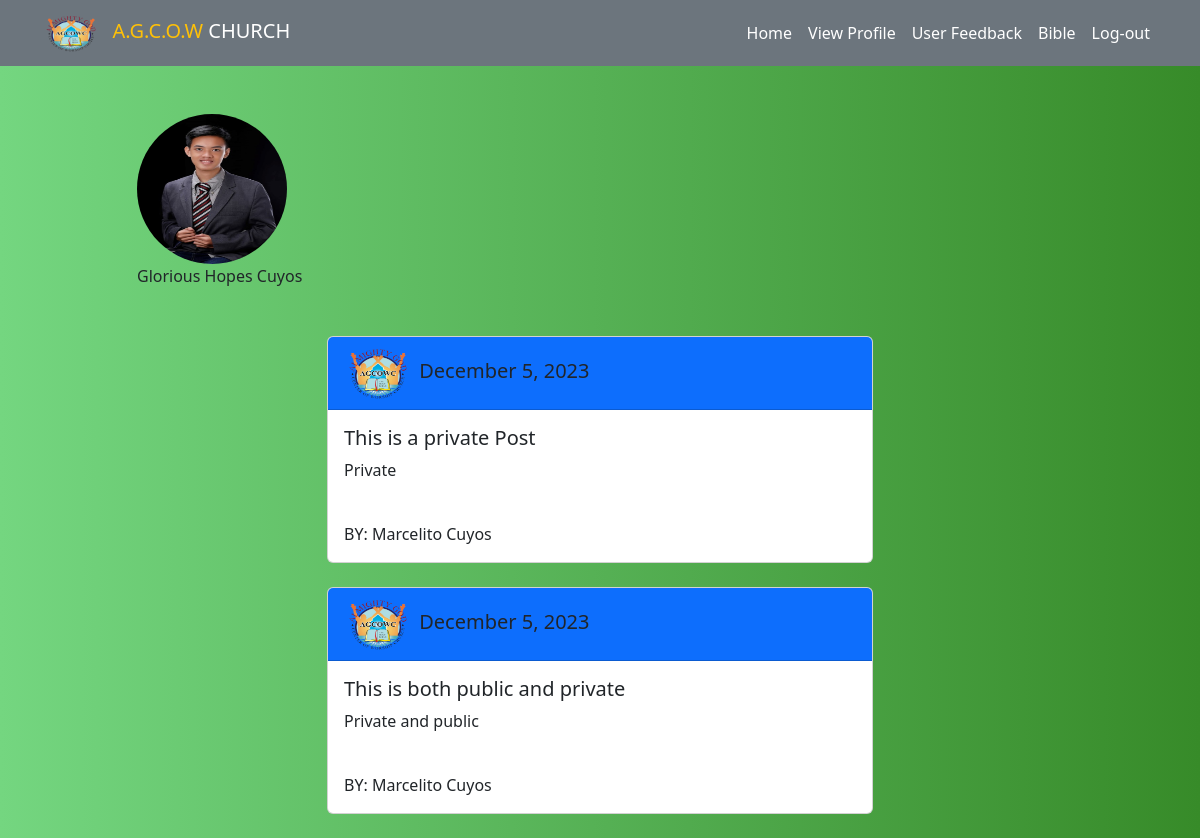
Screenshot of /home.php (signed in) with the database file from the repository.
### tables this page shows
CREATE TABLE `users` (
  `user_id` int(11) NOT NULL,
  `user_fname` varchar(50) DEFAULT NULL,
  `user_lname` varchar(50) DEFAULT NULL,
  `user_birthday` date DEFAULT NULL,
  `user_gender` varchar(250) NOT NULL,
  `user_contactnum` varchar(11) DEFAULT NULL,
  `user_email` varchar(250) DEFAULT NULL,
  `user_username` varchar(100) NOT NULL,
  `user_pass` varchar(200) DEFAULT NULL,
  `profile_photo` varchar(250) DEFAULT NULL,
  `user_status` int(11) NOT NULL,
  `activity` int(11) NOT NULL
);

CREATE TABLE `post` (
  `post_id` int(11) NOT NULL,
  `user_title` varchar(250) NOT NULL,
  `user_post` varchar(500) NOT NULL,
  `user_name` varchar(250) NOT NULL,
  `post_date` datetime NOT NULL DEFAULT current_timestamp(),
  `post_options` int(11) NOT NULL
);

### home.php (the view, shortened to what this page needs)
<?php
include('conn.php');
try {
    $stmt = $conn->prepare("SELECT * FROM users WHERE user_id = :user_id");
    $stmt->bindParam(':user_id', $_SESSION['user']);
    $stmt->execute();
    $fetch = $stmt->fetch();
} catch (PDOException $e) {
    echo "Error: " . $e->getMessage();
    exit();
}
?>
<html lang="en">
<head>
    <link rel="stylesheet" href="assets/css/bootstrap.min.css">
	<link rel="stylesheet" href="https://cdn.jsdelivr.net/npm/bootstrap-icons@1.10.5/font/bootstrap-icons.css">
</head>
<body style="background-image: linear-gradient(to right, #74D680,#378B29) ">
<nav class="navbar navbar-expand-lg navbar-dark bg-secondary sticky-lg-top">
<div class="container">
	<a id="navbar-brandhome" class="navbar-brand" href="index.html"><Span class="text-warning"><img src="./pictures/agcow logo.png" width="60" height="40">&nbsp; A.G.C.O.W </Span>CHURCH</a>
	<div class="collapse navbar-collapse" id="navbarSupportedContent">
		<ul class="navbar-nav ms-auto mb-2 mb-lg-0">
			<li class="nav-item">
				<a class="nav-link active" aria-current="page" onclick="scrollToSection('home')" style="cursor:pointer">Home</a>
			</li>
			<li class="nav-item">
                <a class="nav-link active" aria-current="page" href="profile.php">View Profile</a>
            </li>
            <li class="nav-item">
                <a class="nav-link active" aria-current="page" href="feedback.php">User Feedback</a>
            </li>
			<li class="nav-item">
                <a class="nav-link active" aria-current="page" href="bible.php">Bible</a>
            </li>
			<li class="nav-item" id="applog">
				<a class="nav-link active" aria-current="page" @click="confirmLogout" style="cursor:pointer">Log-out</a>
			</li>
		</ul>
	</div>
</div>
</nav>
<div class="container">
    <div class="row">
        <div class="col col-xs-0 col-sm-1 col-md-1 col-lg-1"></div>
        <div class="col my-5">
            <img src="admin/upload/<?php echo $fetch["profile_photo"]?>" class="img- rounded-circle" width="150px" height="150px" alt="food">
                <br>
                <?php echo $fetch['user_fname']. "  " . $fetch['user_lname'];?>
        </div>
	</div
        <?php
		    require 'conn.php';
		    $sql = $conn->prepare ("SELECT  * FROM post");
		    $sql->execute();
	    ?>
        <?php
           if ($sql->rowCount() > 0) {
            while ($row = $sql->fetch()) {
            $postDate = date("F j, Y", strtotime($row['post_date']));
            if ($row['post_options'] >=2) {
	    ?>
		<div class="container">
            <div class="row">
                <div class="col-sm-1 col-md-1 col-lg-3"></div>
                    <div class="col-sm-10 col-md-10 col-lg-6">
                    <div class="card">
                    <h5 class="card-header bg-primary"><img src="./pictures/agcow logo.png" class="img1" alt="agcowc">
                    <?php echo $postDate; ?></h5>
                         <div class="card-body bg-muted">
                            <h5 class="card-title"><?php echo $row['user_title'] ;?></h5>
                            <p class="card-text"><?php echo htmlspecialchars($row['user_post']); ?></p>
                            <br>
                            <p class="card-text">BY: <?php echo $row['user_name'];?></p>
                        </div>
                    </div>
                </div>
                <div class="col-sm-1 col-md-1 col-lg-3"></div>
            </div>
            </div>
            <br>
            <?php
            }
    }
}
else {
    echo "<h5 class='text-center'>No Available Announcement.</h5>";
}
?>
</body>
</html>

### home.php (style rules this page uses)
.img1 { height: 7vh; background-repeat: no-repeat; background-size: cover; width: 70px; }

### rows the page displays
users: profile_photo (picture), user_fname "Glorious Hopes", user_lname "Cuyos"
post: post_date "December 5, 2023", user_title "This is a private Post", user_post "Private", user_name "Marcelito Cuyos"
post: post_date "December 5, 2023", user_title "This is both public and private", user_post "Private and public", user_name "Marcelito Cuyos"
